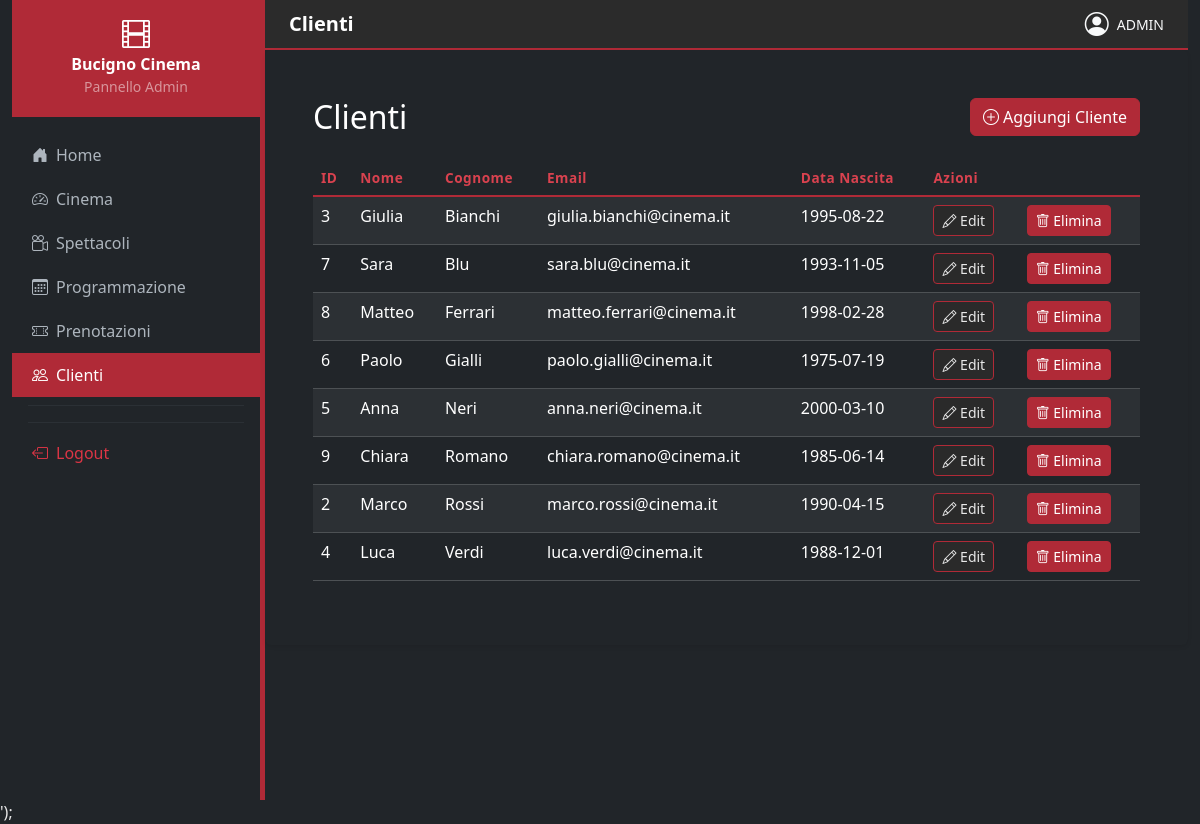
The app's page /Sub_Admin/admin-clienti.php (signed in) with its own data.
### tables this page shows
CREATE TABLE `utenti` (
  `id` int(11) NOT NULL,
  `nome` varchar(100) NOT NULL,
  `cognome` varchar(50) DEFAULT NULL,
  `data_nascita` date DEFAULT NULL,
  `email` varchar(150) NOT NULL,
  `password` varchar(255) NOT NULL,
  `password_hash` varchar(255) NOT NULL,
  `ruolo` enum('admin','user') NOT NULL DEFAULT 'user',
  `created_at` datetime DEFAULT current_timestamp(),
  `attivo` enum('true','false') NOT NULL
);

### Sub_Admin/admin-clienti.php (the view, shortened to what this page needs)
<?php
require_once __DIR__ . "/../config/db.php";
$clienti = $pdo->query("
    SELECT * FROM utenti
    WHERE ruolo = 'user'
    AND attivo = 'true' ORDER BY cognome
")->fetchAll(PDO::FETCH_ASSOC);
$righe = '';
foreach ($clienti as $c) {
  $nome    = htmlspecialchars($c['nome']);
  $cognome = htmlspecialchars($c['cognome'] ?? '');
  $nascita = htmlspecialchars($c['data_nascita'] ?? '');
  $email   = htmlspecialchars($c['email'] ?? '');
  $righe .= "
    <tr>
        <td>{$c['id']}</td>
        <td>{$nome}</td>
        <td>{$cognome}</td>
        <td>{$email}</td>
        <td>{$nascita}</td>
        <td>
            <button class='btn btn-sm btn-primary'
                data-bs-toggle='modal'
                data-bs-target='#editClienteModal'
                onclick=\"apriEditCliente('{$c['id']}', '{$nome}', '{$cognome}', '{$email}', '{$nascita}')\">
                <i class='bi bi-pencil'></i> Edit
            </button>
        </td>
        <td>
            <form method='POST' action='../Handler/ClientiHandler.php' style='display:inline'>
                <input type='hidden' name='action' value='delete_cliente'>
                <input type='hidden' name='id' value='{$c['id']}'>
                <button type='submit' class='btn btn-sm btn-danger'
                    onclick=\"return confirm('Sei sicuro di voler eliminare il cliente {$nome}?')\">
                    <i class='bi bi-trash'></i> Elimina
                </button>
            </form>
        </td>
    </tr>";
}
$title      = 'Clienti';
$activePage = 'utenti';
$body = "
<div class='container-fluid text-white p-4'>
    <div class='d-flex justify-content-between align-items-center mb-4'>
        <h2 class='mb-0'>Clienti</h2>
        <button class='btn btn-danger' data-bs-toggle='modal' data-bs-target='#addClienteModal'>
            <i class='bi bi-plus-circle me-1'></i>Aggiungi Cliente
        </button>
    </div>
    <div class='table-responsive'>
      <table class='table table-striped table-dark' id='clientiTable'>
        <thead><tr><th>ID</th><th>Nome</th><th>Cognome</th><th>Email</th><th>Data Nascita</th><th>Azioni</th></tr></thead>
        <tbody>$righe</tbody>
      </table>
    </div>
</div>
";
$template = file_get_contents("../inc/admin_page.inc.php");
$template = str_replace("{{title}}", $title, $template);
$template = str_replace("{{body}}", $body, $template);
$template = str_replace("{{admin_name}}", strtoupper($_SESSION['admin_name']), $template);
$voci = ['dashboard', 'film', 'programmazione', 'biglietti', 'utenti', 'statistiche', 'impostazioni', 'registi', 'case', 'cinema'];
foreach ($voci as $voce) {
  $template = str_replace("{{active_$voce}}", $activePage === $voce ? 'active' : '', $template);
}
echo $template;

### assets/css/styles.css (style rules this page uses)
:root { --rosso: #b02a37; --rosso-scuro: #6b1520; --rosso-chiaro: #d9424f; --nero: #0d0d0d; --grigio-1: #141414; --grigio-2: #1e1e1e; --grigio-3: #2a2a2a; --testo: #e8e8e8; --testo-muted: #888888; --accento: #2a4a35; }
* { box-sizing: border-box; }
body { background-color: var(--nero); color: var(--testo); font-family: 'Segoe UI', sans-serif; }
#sidebar { width: 250px; min-height: 100vh; background-color: #212529; flex-shrink: 0; border-right: 2px solid #b02a37; }
#sidebar .sidebar-brand { background-color: #b02a37; padding: 20px; }
#sidebar .nav-link { color: #adb5bd; padding: 10px 20px; border-radius: 0; display: block; width: 100%; transition: background-color .2s, color .2s; }
#sidebar .nav-link:hover, #sidebar .nav-link.active { background-color: #b02a37; color: #fff; }
#sidebar .nav-link i { width: 20px; }
#sidebar .sidebar-divider { border-color: #495057; margin: 8px 16px; }
#main { flex: 1; background-color: #212529; min-height: 100vh; border-left: 3px solid #b02a37; }
#topbar { background-color: #2b2b2b; border-bottom: 2px solid #b02a37; padding: 12px 24px; }
.table-dark thead tr { border-bottom: 2px solid #b02a37; }
.table-dark thead th { color: #d9424f; font-weight: 600; font-size: 0.85rem; letter-spacing: 0.5px; }
.btn-danger { background-color: #b02a37 !important; border-color: #b02a37 !important; }
.btn-primary { background-color: #2b3035 !important; border-color: #b02a37 !important; color: #e8e8e8 !important; }
.btn-danger { background-color: var(--rosso) !important; border-color: var(--rosso) !important; }
.btn-primary { background-color: var(--grigio-3) !important; border-color: var(--rosso) !important; color: var(--testo) !important; }

### records on screen
utenti: id "3", nome "Giulia", cognome "Bianchi", email "giulia.bianchi@cinema.it", data_nascita "1995-08-22"
utenti: id "7", nome "Sara", cognome "Blu", email "sara.blu@cinema.it", data_nascita "1993-11-05"
utenti: id "8", nome "Matteo", cognome "Ferrari", email "matteo.ferrari@cinema.it", data_nascita "1998-02-28"
utenti: id "6", nome "Paolo", cognome "Gialli", email "paolo.gialli@cinema.it", data_nascita "1975-07-19"
utenti: id "5", nome "Anna", cognome "Neri", email "anna.neri@cinema.it", data_nascita "2000-03-10"
utenti: id "9", nome "Chiara", cognome "Romano", email "chiara.romano@cinema.it", data_nascita "1985-06-14"
utenti: id "2", nome "Marco", cognome "Rossi", email "marco.rossi@cinema.it", data_nascita "1990-04-15"
utenti: id "4", nome "Luca", cognome "Verdi", email "luca.verdi@cinema.it", data_nascita "1988-12-01"
